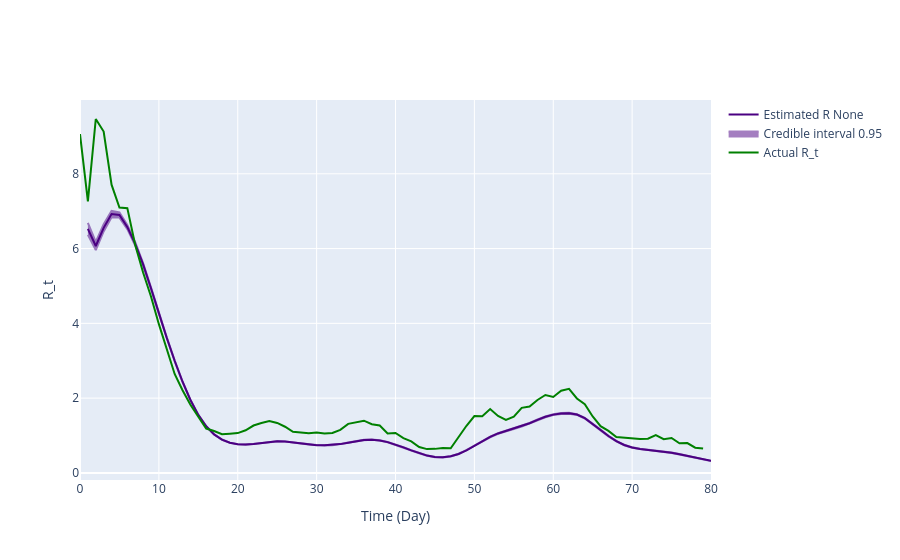

Notebook code cell kept with this figure:
### Code cell
# Use incidence data to predict R_t value
theta = incidences_true_r02
starting_time_point = 0
end_time_point = len(theta)
# Define variables needed for calculating R_t
tau = 0
R_t_start = tau+1

# Plot comparison between the true and predicted R_t
inc_data = pd.DataFrame(
    {
        'Time': np.arange(len(theta)-2),
        'Incidence Number': incidences_true_r02[2:len(theta)]
    }
)

inference = branchpro.BranchProPosterior(
    inc_data=inc_data,
    daily_serial_interval=generation_time,
    alpha=prior_a,
    beta=prior_b)

inference.run_inference(tau=tau)
intervals = inference.get_intervals(central_prob=.95)
intervals = process_inference_uncertainty(intervals, inference.inference_posterior, generation_time[1:], 80, 95)

offset = 3
intervals['True Rt'] = list(true_rt_r02[offset:len(intervals)+offset])

intervals.to_csv('single_plots/intervals_r02.csv')


fig = plot_rt_fig(intervals, true_rt_r02[offset:len(intervals)+offset], generation_time, end_time_point)
pio.write_image(fig.figure, 'single_plots/predicted_vs_true_rt_r02.png')
fig.show_figure()

### Figure 1 — Plotly figure (JSON) as saved in the notebook; plotly's stock layout.template omitted (floating-point values rounded to 4 significant figures; data arrays with more than 128 entries replaced by an {"elided": "..."} marker saying what was removed)
{"data": [{"line": {"color": "indigo"}, "mode": "lines", "name": "Estimated R None", "type": "scatter", "x": [1, 2, 3, 4, 5, 6, 7, 8, 9, 10, 11, 12, 13, 14, 15, 16, 17, 18, 19, 20, 21, 22, 23, 24, 25, 26, 27, 28, 29, 30, 31, 32, 33, 34, 35, 36, 37, 38, 39, 40, 41, 42, 43, 44, 45, 46, 47, 48, 49, 50, 51, 52, 53, 54, 55, 56, 57, 58, 59, 60, 61, 62, 63, 64, 65, 66, 67, 68, 69, 70, 71, 72, 73, 74, 75, 76, 77, 78, 79, 80], "y": [6.526, 6.068, 6.554, 6.923, 6.898, 6.575, 6.127, 5.578, 4.937, 4.265, 3.611, 2.999, 2.438, 1.949, 1.551, 1.246, 1.03, 0.8894, 0.8065, 0.7667, 0.7587, 0.7719, 0.7978, 0.8268, 0.8446, 0.8399, 0.8163, 0.7864, 0.7598, 0.7419, 0.7366, 0.7456, 0.7699, 0.8082, 0.8498, 0.8799, 0.8881, 0.869, 0.8229, 0.7575, 0.6819, 0.6024, 0.5261, 0.4634, 0.424, 0.416, 0.4436, 0.5071, 0.6038, 0.7218, 0.8458, 0.9613, 1.056, 1.126, 1.185, 1.249, 1.328, 1.418, 1.5, 1.559, 1.589, 1.596, 1.56, 1.464, 1.318, 1.149, 0.9857, 0.8488, 0.7461, 0.6784, 0.6417, 0.6204, 0.5981, 0.5711, 0.5387, 0.4987, 0.454, 0.4082, 0.364, 0.3243]}, {"fill": "toself", "fillcolor": "indigo", "line": {"color": "indigo"}, "mode": "lines", "name": "Credible interval 0.95", "opacity": 0.5, "showlegend": true, "type": "scatter", "x": {"elided": "160 int values"}, "y": {"elided": "160 float values"}}, {"line": {"color": "green"}, "mode": "lines", "name": "Actual R_t", "type": "scatter", "x": [0, 1, 2, 3, 4, 5, 6, 7, 8, 9, 10, 11, 12, 13, 14, 15, 16, 17, 18, 19, 20, 21, 22, 23, 24, 25, 26, 27, 28, 29, 30, 31, 32, 33, 34, 35, 36, 37, 38, 39, 40, 41, 42, 43, 44, 45, 46, 47, 48, 49, 50, 51, 52, 53, 54, 55, 56, 57, 58, 59, 60, 61, 62, 63, 64, 65, 66, 67, 68, 69, 70, 71, 72, 73, 74, 75, 76, 77, 78, 79, 80, 81, 82, 83, 84, 85, 86, 87, 88, 89, 90], "y": [9.063, 7.261, 9.466, 9.131, 7.71, 7.097, 7.081, 6.093, 5.359, 4.72, 3.978, 3.279, 2.646, 2.212, 1.822, 1.504, 1.186, 1.119, 1.036, 1.05, 1.064, 1.139, 1.267, 1.333, 1.39, 1.336, 1.234, 1.099, 1.084, 1.058, 1.082, 1.052, 1.067, 1.152, 1.311, 1.362, 1.396, 1.301, 1.267, 1.056, 1.067, 0.9295, 0.843, 0.6916, 0.6365, 0.6428, 0.6644, 0.66, 0.9727, 1.26, 1.522, 1.517, 1.707, 1.522, 1.416, 1.503, 1.74, 1.775, 1.95, 2.083, 2.031, 2.198, 2.249, 1.99, 1.837, 1.51, 1.249, 1.124, 0.9575, 0.9383, 0.929, 0.9071, 0.9147, 1.012, 0.9015, 0.9334, 0.7918, 0.7972, 0.6738, 0.6496]}], "layout": {"hovermode": "x unified", "xaxis": {"title": {"text": "Time (Day)"}}, "yaxis": {"title": {"text": "R_t"}}}}
